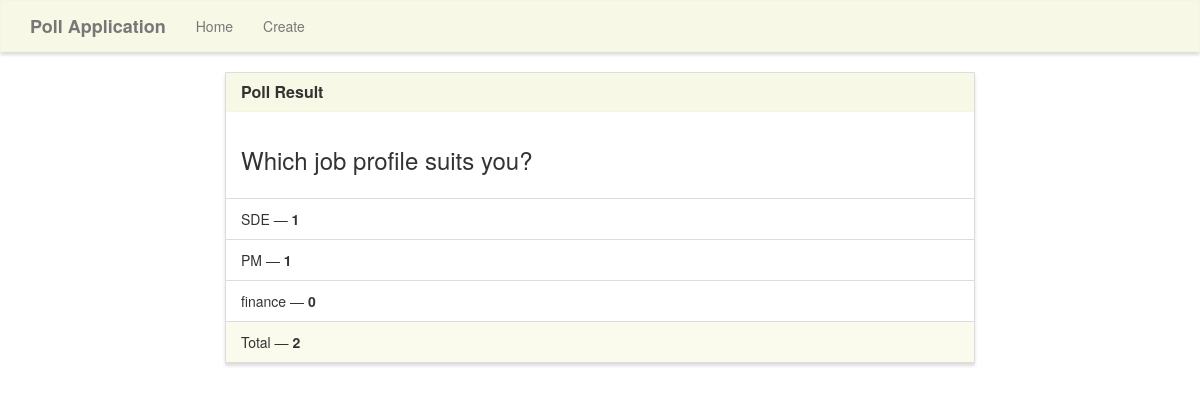
Page /results/3 on the committed database.
### poll/models.py (models this page shows)
class Poll(models.Model):
    question= TextField()
    option_one= CharField(max_length=100)
    option_two= CharField(max_length=100)
    option_three= CharField(max_length=100)
    option_one_count = IntegerField(default=0)
    option_two_count = IntegerField(default=0)
    option_three_count = IntegerField(default=0)
    def total(self):
        return self.option_one_count + self.option_two_count + self.option_three_count

### poll/views.py (the view)
# urls.py: path('results/<poll_id>', view.results, name='results'),
def results(request, poll_id):
    poll = Poll.objects.get(pk=poll_id)
    context = {
        'poll': poll
    }
    return render(request, 'poll/results.html', context)

### poll/templates/poll/results.html (shortened to what this page needs)
{% extends "poll/base.html" %}
{% block main %}
<div class="row">
    <div class="col-lg-8 col-lg-offset-2">
        <div class="panel panel-default">
            <div class="panel-heading">
                <h3 class="panel-title">Poll Result</h3>
            </div>
            <div class="panel-body">
                <h3>{{poll.question}}</h3>
            </div>
            <ul class="list-group">
                <li class="list-group-item">{{poll.option_one}} &mdash; <strong>{{poll.option_one_count}} </strong></li>
                <li class="list-group-item">{{poll.option_two}} &mdash; <strong>{{poll.option_two_count}}</strong></li>
                <li class="list-group-item">{{poll.option_three}} &mdash; <strong>{{poll.option_three_count}}</strong></li>
            </ul>
            <div class="panel-footer">
                Total &mdash; <strong>{{poll.total}}</strong>
            </div>
        </div>
    </div>
</div>
{% endblock %}

### poll/static/style.css (style rules this page uses)
.navbar-default, .btn, .form-control, .panel { border-radius: 0; }
.panel-default > .panel-heading { color: #333; background-color: rgba(245, 245, 220, .7); border-color: rgba(245, 245, 220, .6); border-top-left-radius: 0; border-top-right-radius: 0; }
.panel-footer { background-color: rgba(245, 245, 220, .5); border-color: rgba(245, 245, 220, .4); }
.panel { box-shadow: 0px 3px 3px 0px #ddd; }
a.navbar-brand, .panel-title { font-weight: bolder; }

### rows in the picture
Poll: question "Which job profile suits you?", option_one "SDE", option_one_count "1", option_two "PM", option_two_count "1", option_three "finance", option_three_count "0", total "2"
